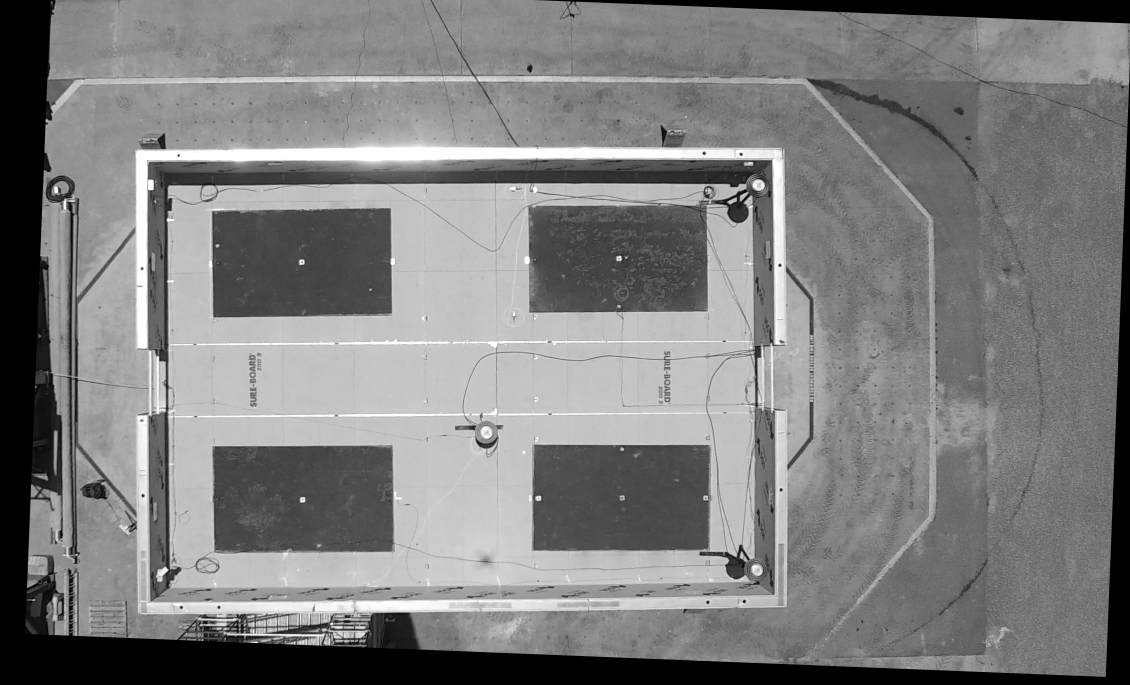
#> input picture Preprocess/frame1002.png, 2260 x 1370 px (shown at 1/2 size)
$ python -i Matching.py   (imports and definitions only)   (Python 2 division)   (older library calls are emulated)
#> lines starting #> are read from the running program, lines starting #| are printed output that depends on the picture
#> further down, picture is the input picture: shape (1370, 2260, 3); min 0, max 255, mean 126.2
import numpy as np
import cv2
from matplotlib import pyplot as plt
import drawMatches

def expendPts(pts,offset = 40):
    ctX = np.sum(pts[:,0])/len(pts)
    ctY = np.sum(pts[:,1])/len(pts)
    points = []
    for point in pts:
        x, y = point
        dx,dy = x - ctX, y - ctY
        t = offset / np.sqrt(dx * dx + dy * dy)
        x = x + t * dx * 2.0
        # if dy > 0:
        y = y + t * dy * 1.2
        pt = (x, y)
        points.append(pt)
    return points

def cutConponent(img1,img2):
    MIN_MATCH_COUNT = 10
    #img2 = cv2.imread('test.png',0) # trainImage

    # Initiate SIFT detector
    sift = cv2.SIFT()

    # find the keypoints and descriptors with SIFT
    kp1, des1 = sift.detectAndCompute(img1,None)
    kp2, des2 = sift.detectAndCompute(img2,None)

    FLANN_INDEX_KDTREE = 0
    index_params = dict(algorithm = FLANN_INDEX_KDTREE, trees = 5)
    search_params = dict(checks = 50)

    flann = cv2.FlannBasedMatcher(index_params, search_params)

    matches = flann.knnMatch(des1,des2,k=2)

    # store all the good matches as per Lowe's ratio test.
    good = []
    for m,n in matches:
        if m.distance < 0.7*n.distance:
            good.append(m)

    if len(good)>MIN_MATCH_COUNT:
        src_pts = np.float32([ kp1[m.queryIdx].pt for m in good ]).reshape(-1,1,2)
        dst_pts = np.float32([ kp2[m.trainIdx].pt for m in good ]).reshape(-1,1,2)

        M, mask = cv2.findHomography(src_pts, dst_pts, cv2.RANSAC,5.0)
        matchesMask = mask.ravel().tolist()

        h,w = img1.shape
        pts = np.float32([ [0,0],[0,100],[200,100],[200,0] ]).reshape(-1,1,2)
        pts = np.float32([ [0,0],[0,h-1],[w-1,h-1],[w-1,0] ]).reshape(-1,1,2)
        dst = cv2.perspectiveTransform(pts,M)

        points = []
        for ptArray in np.float32(dst).tolist():
            points.append(ptArray[0])

        pts = expendPts(dst.reshape(1,-1,2)[0],40)

        dst = np.float32(pts).reshape(-1,1,2)

        cv2.fillPoly(img2,[np.int32(dst)],0)
    else:
        print "Not enough matches are found - %d/%d" % (len(good),MIN_MATCH_COUNT)
        matchesMask = None

    return img2

def preProcess(img):
    #img = cv2.resize(img, None, fx = 1.0, fy= 1.0)
    img = cv2.cvtColor(img,cv2.COLOR_RGB2GRAY)
    r,c = img.shape
#> r = 1370; c = 2260
    # [6 lines of commented-out code are left out]
    img = img[250:r - 200,1000:c - 600] #EQ7
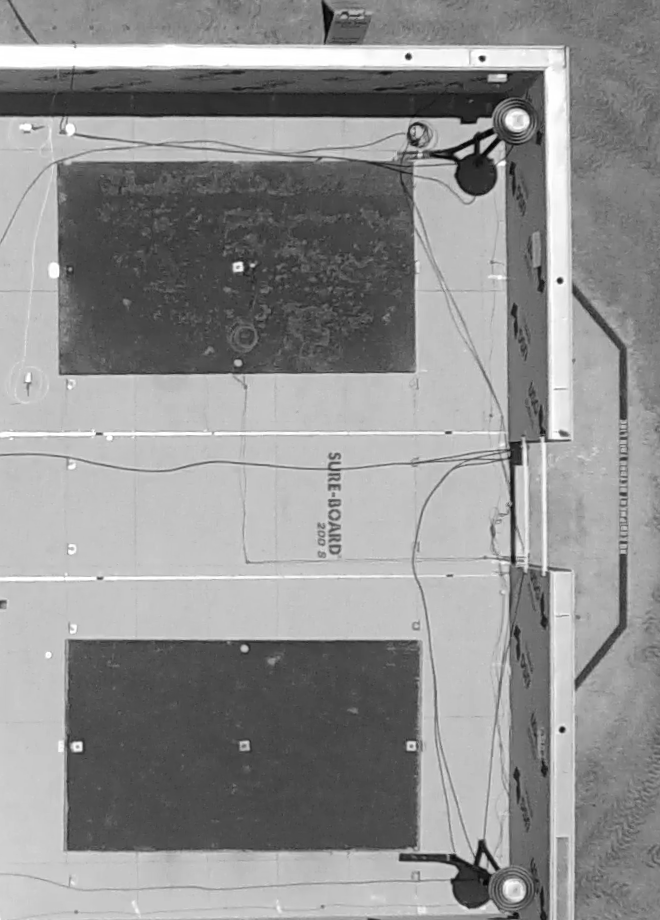
#> img: shape (920, 660); min 2, max 255, mean 144.5
    #img = img[360:r - 160,980:c - 600]
    #img = img[360:r - 180,1000:c - 1500]

    img_roof = cv2.imread('EQ7/roof.png',0)  # queryImage
    # [5 lines of commented-out code are left out]
    img = cutConponent(img_roof,img)
    #img = cutConponent(img_framedown,img)
    #img = cutConponent(img_frameLeft,img)
    #img = cutConponent(img_frameTop,img)
    return img

>>> import cv2
>>> picture = cv2.cvtColor(cv2.imread('Preprocess/frame1002.png'), cv2.COLOR_BGR2RGB)
#> (the run stopped early here; a loop or call above may not have finished)
